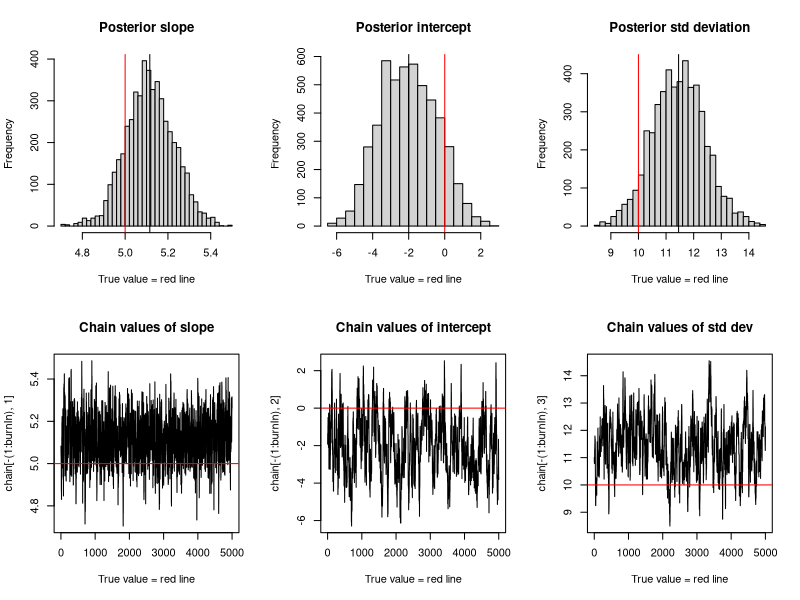

Reproduce this figure in R.
########################### Metropolis-Hastings MCMC - linear regression Bayesian example
### from: https://theoreticalecology.wordpress.com/2010/09/17/metropolis-hastings-mcmc-in-r/

### Fabricate the sample data
true_slope <- 5
true_intercept <- 0
true_sd <- 10
sample_size <- 50

# create independent x-values
x <- (-(sample_size-1)/2):((sample_size-1)/2)

# create dependent values according to ax + b + N(0,sd)
set.seed(11111)
y <-  true_slope * x + true_intercept + rnorm(n = sample_size,
                                              mean = 0,
                                              sd = true_sd)

# Calculator of the likelihood function assuming linearity
# param is an array of [slope, intercept, st_deviation]

likelihood <- function(param) {
  slope <- param[1]
  intercept <- param[2]
  sd <- param[3]

  prediction = slope * x + intercept
  single_likelihoods <- dnorm(y,
                              mean = prediction,
                              sd = sd,
                              log = TRUE)
  sum_likelihoods <- sum(single_likelihoods)  # We can sum them because they're logs
  return(sum_likelihoods)
}

########## Example: plot the likelihood profile of the slope a
slope_values <- function(x) { return(likelihood(c(x, true_intercept, true_sd))) }
sd_values <- function(sd) { return(likelihood(c(true_slope, true_intercept, sd))) }
slope_likelihoods <- lapply(seq(3, 10, by = 0.05), slope_values)
sd_likelihoods <- lapply(seq(5, 25, by = 0.05), sd_values)
# plot (seq(3, 10, by = 0.05), slope_likelihoods , type="l", xlab = "values of slope parameter a", ylab = "Log likelihood")
# plot(seq(5, 25, by = 0.05), sd_likelihoods, type= "l", xlab = "values of sd parameter", ylab = "log likelihood")
##########


## Prior distribution
# note that we're getting the logarithms to avoid too small numbers multiplications
prior <- function(param){
  # change the names of the parameters
  slope <- param[1]
  intercept <- param[2]
  sd <- param[3]

  # slope prior distribution is assumed uniform between 0 and 10
  slope_prior <- dunif(slope,
                       min = 0,
                       max = 10,
                       log = TRUE)

  # intercept prior distribution is assumed normal with stdev 5
  intercept_prior <- dnorm(intercept,
                           sd = 5,
                           log = TRUE)

  # stdev prior is assumed uniform between 0 and 30
  sd_prior <- dunif(sd,
                    min = 0,
                    max = 30,
                    log = TRUE)

  return(slope_prior + intercept_prior + sd_prior)
}


## Posterior distribution
posterior <- function(param){
  return (likelihood(param) + prior(param))
}


######## Metropolis algorithm ################
proposal_function <- function(param){
  # define the standard deviation of the parameters' jump
  slope_sd <- 0.1
  intercept_sd <- 0.5
  sd_sd <- 0.3

  return(rnorm(3,
               mean = param,
               sd= c(slope_sd,
                     intercept_sd,
                     sd_sd)
  ))
}

run_metropolis_MCMC <- function(start_value, iterations) {
  chain <- array(dim = c(iterations + 1, 3))
  chain[1, ] <- start_value
  for (i in 1:iterations){
    proposal <- proposal_function(chain[i, ])

    probab <- exp(posterior(proposal) - posterior(chain[i, ]))
    if (runif(1) < probab) {
      chain[i + 1, ] <- proposal
    } else {
      chain[i + 1, ] <- chain[i, ]
    }
  }
  return(chain)
}

start_value <- c(4, 0.5, 9)
chain <- run_metropolis_MCMC(start_value, 10000)

burnIn <- 5000
acceptance <- 1 - mean(duplicated(chain[-(1:burnIn), ]))


### Summary: #######################
par(mfrow = c(2,3))
hist(chain[-(1:burnIn),1],nclass=30, , main="Posterior slope", xlab="True value = red line")
abline(v = mean(chain[-(1:burnIn),1]))
abline(v = true_slope, col="red" )
hist(chain[-(1:burnIn),2],nclass=30, main="Posterior intercept", xlab="True value = red line")
abline(v = mean(chain[-(1:burnIn),2]))
abline(v = true_intercept, col="red" )
hist(chain[-(1:burnIn),3],nclass=30, main="Posterior std deviation", xlab="True value = red line")
abline(v = mean(chain[-(1:burnIn),3]) )
abline(v = true_sd, col="red" )
plot(chain[-(1:burnIn),1], type = "l", xlab="True value = red line" , main = "Chain values of slope", )
abline(h = true_slope, col="red" )
plot(chain[-(1:burnIn),2], type = "l", xlab="True value = red line" , main = "Chain values of intercept", )
abline(h = true_intercept, col="red" )
plot(chain[-(1:burnIn),3], type = "l", xlab="True value = red line" , main = "Chain values of std dev", )
abline(h = true_sd, col="red" )

# for comparison:
summary(lm(y~x))
mean(chain[,1])
cat(paste("true slope: ", true_slope, "\n", "true"))

mean(chain[,2])
paste("true intercept: ", true_intercept)

mean(chain[,3])
paste("true sd: ", true_sd)

